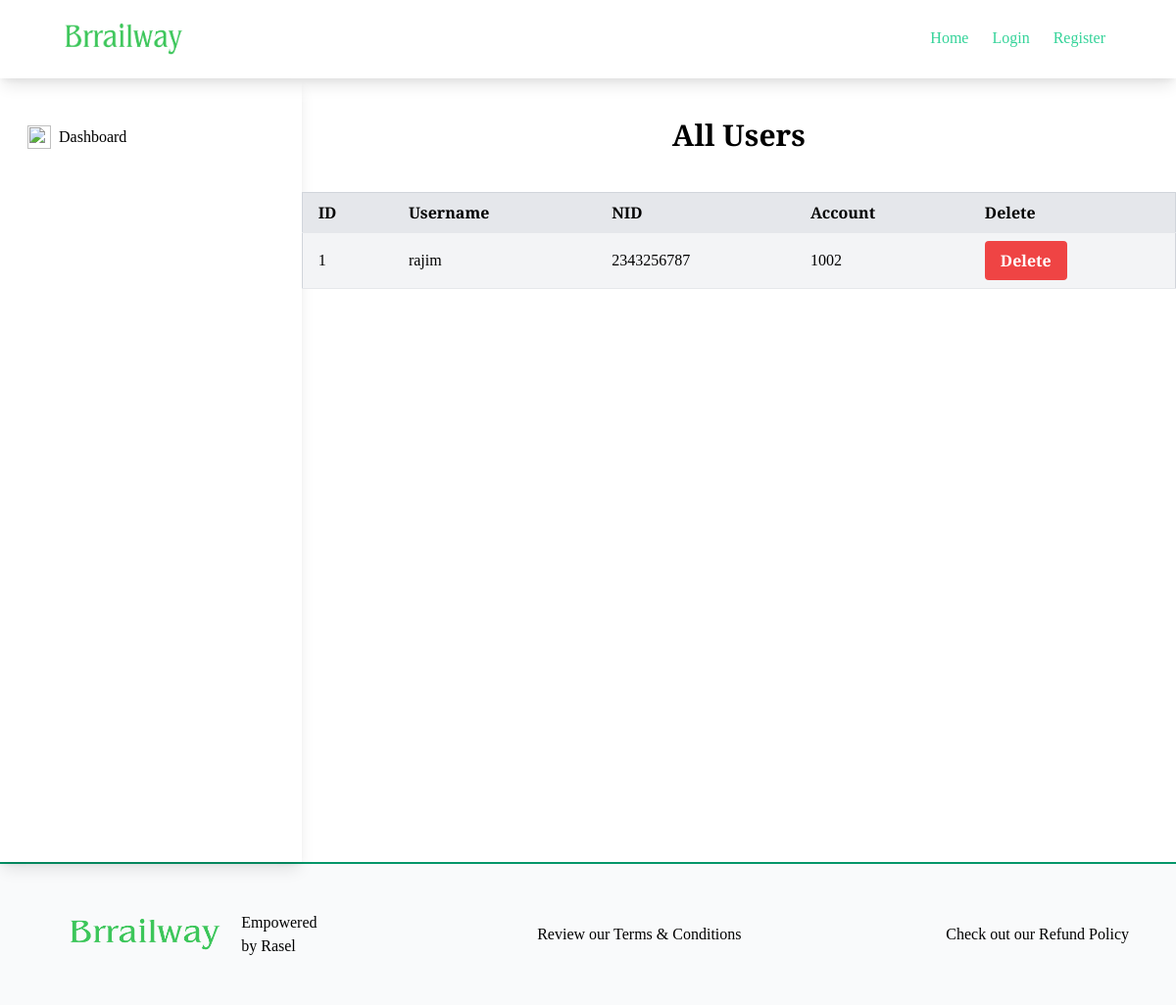
The app's page /dashboard/users/, older data.
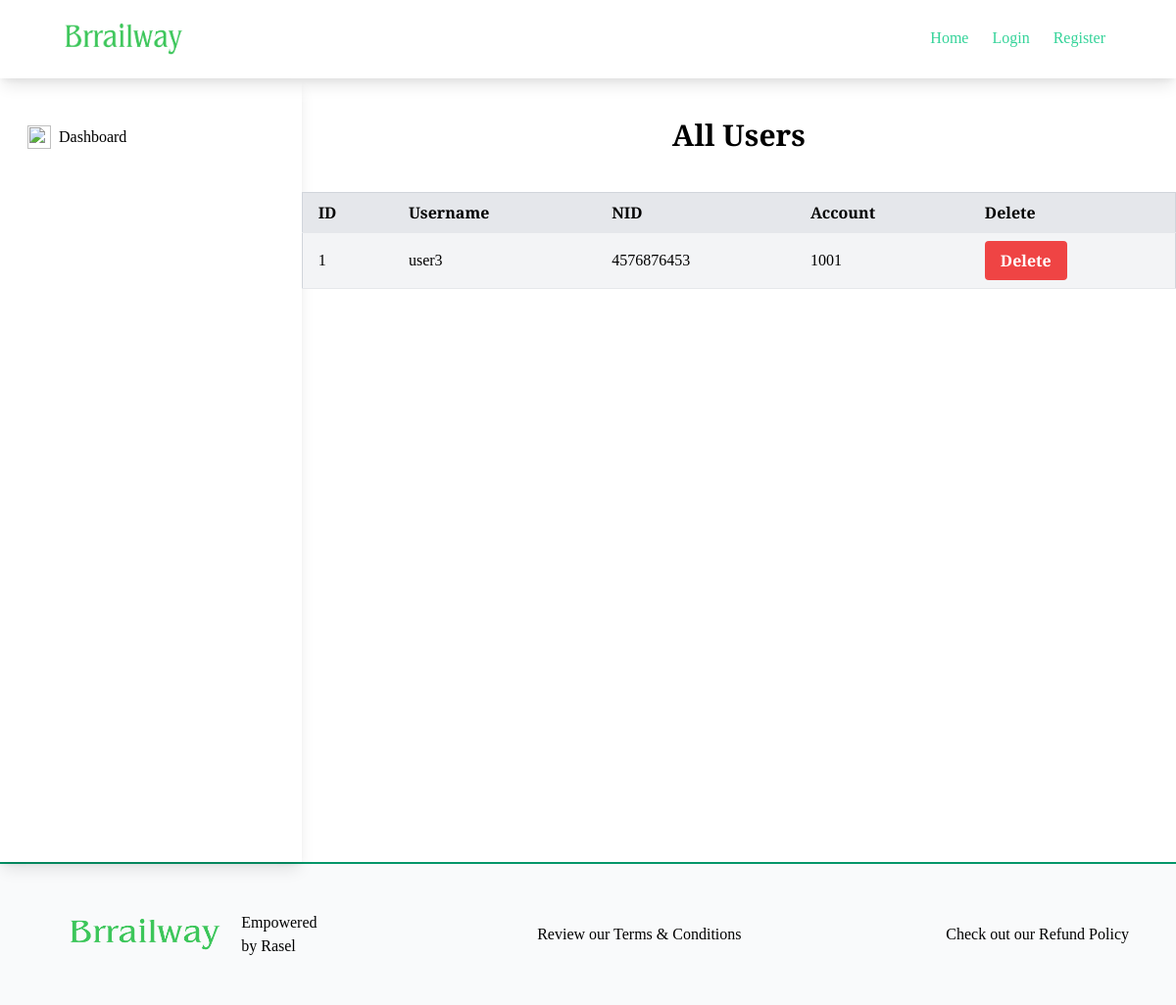
The same page, newer data.
### account/models.py (models this page shows, shortened)
class UserAccount(models.Model):
    user = models.OneToOneField(User, related_name='account', on_delete=models.CASCADE)
    account_no = models.IntegerField(unique=True)
    balance = models.DecimalField(default=0, max_digits=12, decimal_places = 2)
    nid = models.IntegerField(default=0, unique=True,validators=[MaxValueValidator(999999999999)])

### dashboard/views.py (the view)
# urls.py: path('users/', users_all, name='users'),
def users_all(req):
    users = UserAccount.objects.all()
    return render(req, 'dashboard/AllUsers.html',{'users': users})

### dashboard/templates/dashboard/AllUsers.html
{% extends "base.html" %}
{% block content %}
<div class="flex h-screen">
  {% include 'core.html' %}
  <div class="w-full">
    <h1 class="text-3xl text-center font-bold my-10">All Users</h1>
    {% if users %}
    <table class="w-full bg-white border border-gray-300">
        <thead>
          <tr>
            <th class="py-2 px-4 border-b text-left bg-gray-200">ID</th>
            <th class="py-2 px-4 border-b text-left bg-gray-200">Username</th>
            <th class="py-2 px-4 border-b text-left bg-gray-200">NID</th>
            <th class="py-2 px-4 border-b text-left bg-gray-200">Account</th>
            <th class="py-2 px-4 border-b text-left bg-gray-200">Delete</th>
          </tr>
        </thead>
        <tbody>
        {% for user in users %}
          <tr class="bg-gray-100">
            <td class="py-2 px-4 border-b">{{ user.id }}</td>
            <td class="py-2 px-4 border-b">{{ user.user.username }}</td>
            <td class="py-2 px-4 border-b">{{ user.nid }}</td>
            <td class="py-2 px-4 border-b">{{ user.account_no }}</td>
            <td class="py-2 px-4 border-b">
                <a href="" class="text-white">
                  <button
                  class="bg-red-500 hover:bg-blue-700 text-white font-bold py-2 px-4 rounded">
                  Delete
                </button>
                </a>
            </td>
          </tr>
        {% endfor %}
        </tbody>
      </table>
    {% else %}
    <p class="text-xl text-center mt-12 mb-12 md:mb-80">
      No Users Loaded
    </p>
    {% endif %}
  </div>
</div>
{% endblock content %}

Row changes from the older to the newer data that the page shows:
changed UserAccount id 1: user.username "rajim" → "user3"; nid "2343256787" → "4576876453"; account_no "1002" → "1001"
